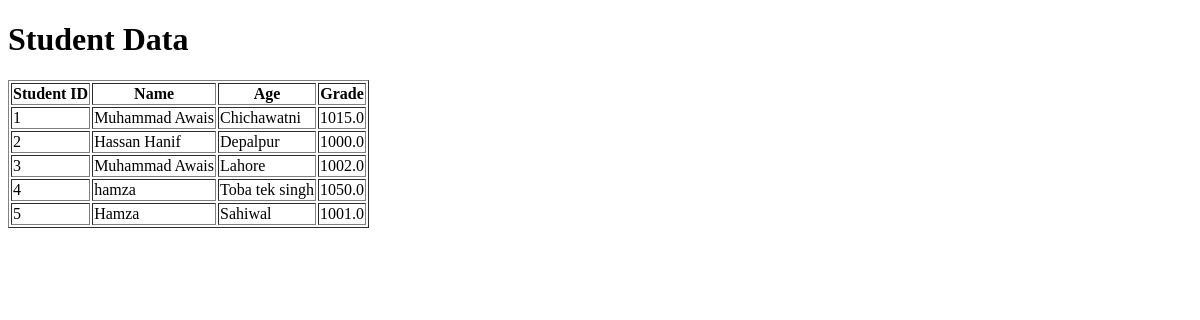
Page /school/student_data/ on the earlier database version.
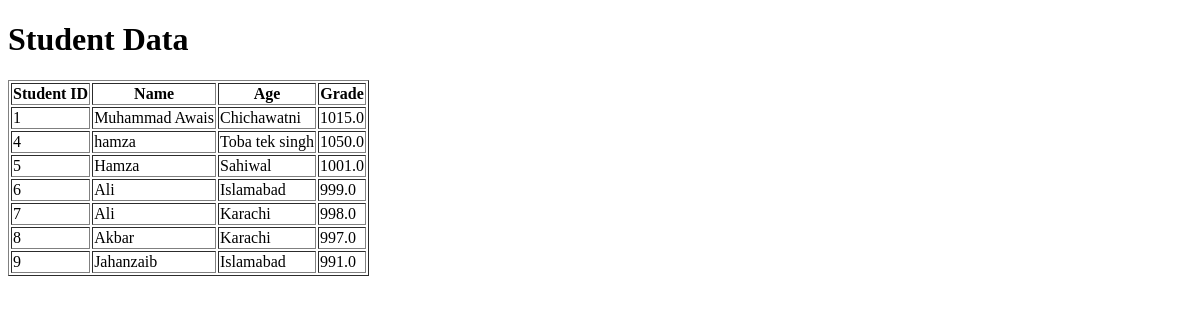
Same page on the later database version.
### school/models.py (models this page shows)
class Student(models.Model):
    name = models.CharField(max_length=100)
    roll = models.IntegerField(unique=True)
    city = models.CharField(max_length=100)
    marks = models.FloatField()

### school/views.py (the view)
# urls.py: path('student_data/', student_data, name='student_data'),
def student_data(req):
    all_data = Student.objects.all()
    return render(req, 'school/student_data.html', {'students': all_data})

### school/templates/school/student_data.html (shortened to what this page needs)
<!DOCTYPE html>
<html lang="en">
<head>
</head>
<body>
    <h1>Student Data</h1>
    <table border="1">
        <thead>
            <tr>
                <th>Student ID</th>
                <th>Name</th>
                <th>Age</th>
                <th>Grade</th>
            </tr>
        </thead>
        <tbody>
            {% for student in students %}
            <tr>
                <td>{{ student.roll }}</td>
                <td>{{ student.name }}</td>
                <td>{{ student.city }}</td>
                <td>{{ student.marks }}</td>
            </tr>
            {% endfor %}
        </tbody>
</body>
</html>

Differences in the rows shown:
removed Student: roll "2", name "Hassan Hanif", city "Depalpur", marks "1000.0"
removed Student: roll "3", name "Muhammad Awais", city "Lahore", marks "1002.0"
added Student: roll "6", name "Ali", city "Islamabad", marks "999.0"
added Student: roll "7", name "Ali", city "Karachi", marks "998.0"
added Student: roll "8", name "Akbar", city "Karachi", marks "997.0"
added Student: roll "9", name "Jahanzaib", city "Islamabad", marks "991.0"
